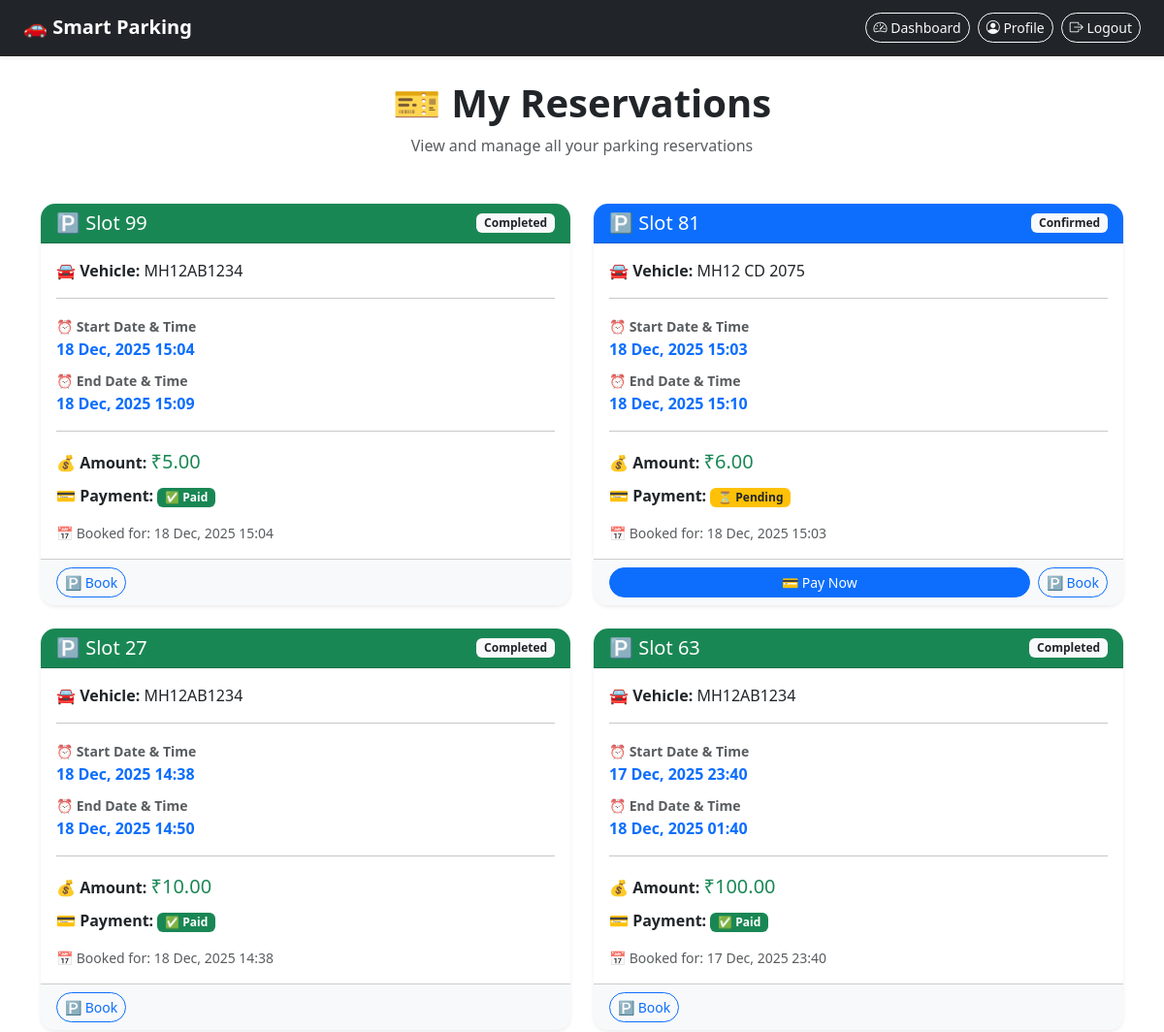
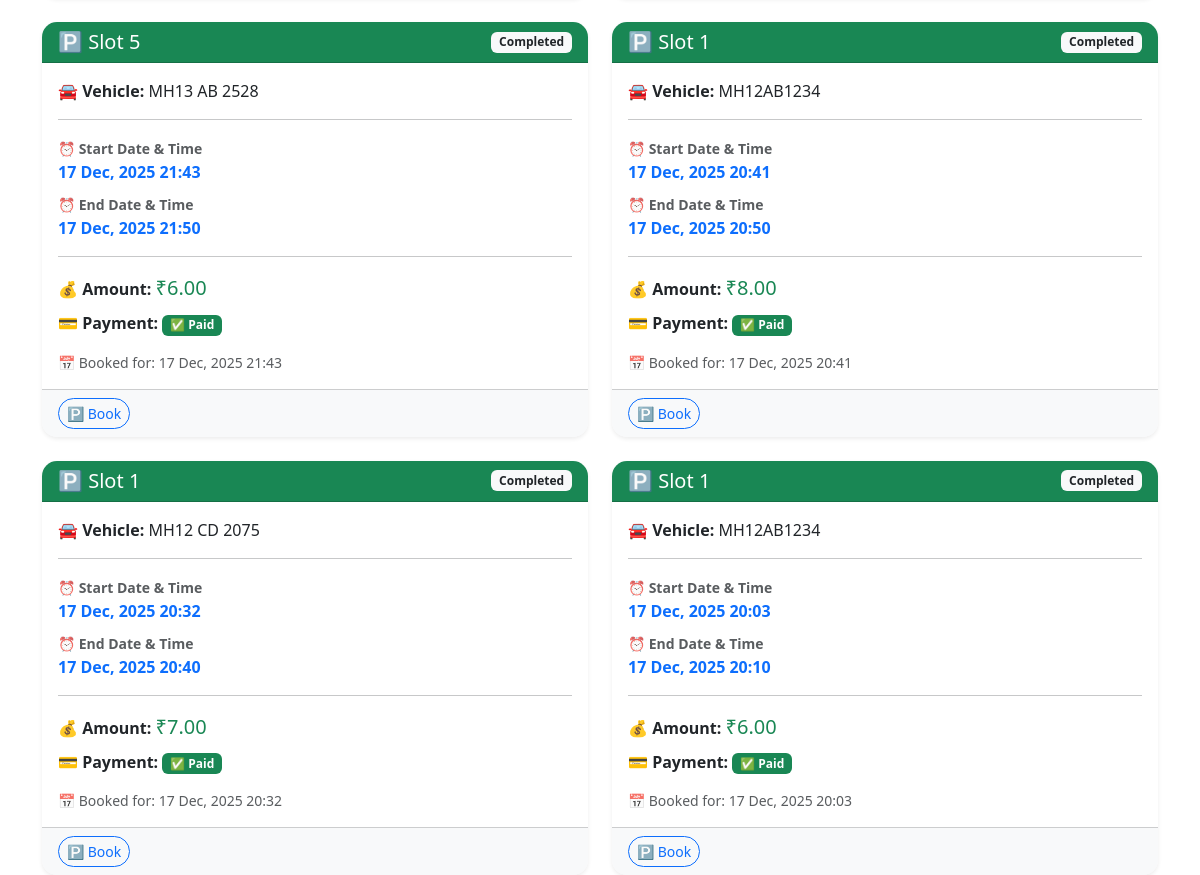
Screenshot of /my-reservations/ (signed in) with the database file from the repository (2 pictures, top to bottom).
### parking_app/models.py (models this page shows, shortened)
class Reservation(models.Model):
    PAYMENT_CHOICES = [
        ('Pending', 'Pending'),
        ('Paid', 'Paid'),
        ('Failed', 'Failed'),
    ]
    STATUS_CHOICES = [
        ('Pending', 'Pending'),
        ('Confirmed', 'Confirmed'),
        ('Cancelled', 'Cancelled'),
        ('Completed', 'Completed'),
        ('Active', 'Active'),
        ('Checked-In', 'Checked-In'),
        ('Over-Parked', 'Over-Parked'),
    ]
    user = models.ForeignKey(User, on_delete=models.CASCADE)
    slot_number = models.CharField(max_length=10)
    vehicle_number = models.CharField(max_length=20)
    vehicle_type = models.CharField(max_length=20, default='car')
    reservation_time = models.DateTimeField(auto_now_add=True)
    start_time = models.DateTimeField(null=True, blank=True)
    end_time = models.DateTimeField(null=True, blank=True)
    actual_checkout_time = models.DateTimeField(null=True, blank=True)
    amount = models.DecimalField(max_digits=7, decimal_places=2, default=0.00)
    over_parking_charges = models.DecimalField(max_digits=7, decimal_places=2, default=0.00)
    payment_status = models.CharField(max_length=10, choices=PAYMENT_CHOICES, default='Pending')
    status = models.CharField(max_length=15, choices=STATUS_CHOICES, default='Pending')
    qr_code = models.CharField(max_length=255, blank=True, null=True)
    created_at = models.DateTimeField(auto_now_add=True)
    checked_in_at = models.DateTimeField(null=True, blank=True)
    is_over_parked = models.BooleanField(default=False)

### parking_app/views.py (the view)
# urls.py: path('my-reservations/', views.my_reservations, name='my_reservations'),
@login_required
def my_reservations(request):
    reservations = Reservation.objects.filter(user=request.user).order_by("-reservation_time")
    return render(request, "parking_app/my_reservations.html", {
        "reservations": reservations,
    })

### parking_app/templates/parking_app/my_reservations.html (shortened to what this page needs)
{% load static %}
<!DOCTYPE html>
<html lang="en">
<head>
  <link rel="stylesheet" href="{% static 'css/style.css' %}">
  <link href="https://cdn.jsdelivr.net/npm/bootstrap@5.3.3/dist/css/bootstrap.min.css" rel="stylesheet">
  <link rel="stylesheet" href="https://cdn.jsdelivr.net/npm/bootstrap-icons@1.11.1/font/bootstrap-icons.css">
</head>
<body>
  <nav class="navbar navbar-expand-lg navbar-dark bg-dark px-4 shadow-sm">
    <a class="navbar-brand fw-bold" href="{% url 'dashboard' %}">🚗 Smart Parking</a>
    <div class="collapse navbar-collapse" id="navbarNav">
      <ul class="navbar-nav ms-auto">
        <li class="nav-item me-2">
          <a class="btn btn-outline-light btn-sm" href="{% url 'dashboard' %}">
            <i class="bi bi-speedometer2"></i> Dashboard
          </a>
        </li>
        <li class="nav-item me-2">
          <a class="btn btn-outline-light btn-sm" href="{% url 'profile' %}">
            <i class="bi bi-person-circle"></i> Profile
          </a>
        </li>
        <li class="nav-item">
          <a class="btn btn-outline-light btn-sm" href="{% url 'logout' %}">
            <i class="bi bi-box-arrow-right"></i> Logout
          </a>
        </li>
      </ul>
    </div>
  </nav>
  <div class="container mt-4">
    <div class="text-center mb-5">
      <h1 class="fw-bold text-dark">🎫 My Reservations</h1>
      <p class="text-muted mt-2">View and manage all your parking reservations</p>
    </div>
    {% if reservations %}
      <div class="row g-4">
        {% for r in reservations %}
          <div class="col-md-6 col-lg-6">
            <div class="card h-100 shadow-sm border-0" style="border-radius: 15px; overflow: hidden;">
              <div class="card-header {% if r.status == 'Completed' %}bg-success{% elif r.status == 'Checked-In' %}bg-info{% elif r.status == 'Confirmed' or r.status == 'Paid' %}bg-primary{% elif r.status == 'Pending' %}bg-warning{% elif r.status == 'Cancelled' %}bg-danger{% endif %} text-white">
                <div class="d-flex justify-content-between align-items-center">
                  <h5 class="mb-0">🅿️ Slot {{ r.slot_number }}</h5>
                  <span class="badge bg-light text-dark">{{ r.status }}</span>
                </div>
              </div>
              <div class="card-body">
                <p class="mb-3"><strong>🚘 Vehicle:</strong> {{ r.vehicle_number }}</p>
                <hr class="my-3">
                <p class="mb-2"><small class="text-muted"><strong>⏰ Start Date & Time</strong></small><br>
                <strong class="text-primary">{{ r.start_time|date:"d M, Y H:i" }}</strong></p>
                <p class="mb-2"><small class="text-muted"><strong>⏰ End Date & Time</strong></small><br>
                <strong class="text-primary">{{ r.end_time|date:"d M, Y H:i" }}</strong></p>
                <hr class="my-3">
                <p class="mb-2"><strong>💰 Amount:</strong> <span class="text-success fs-5">₹{{ r.amount }}</span></p>
                <p class="mb-3"><strong>💳 Payment:</strong>
                  {% if r.payment_status == 'Paid' %}
                    <span class="badge bg-success">✅ Paid</span>
                  {% elif r.payment_status == 'Pending' %}
                    <span class="badge bg-warning text-dark">⏳ Pending</span>
                  {% else %}
                    <span class="badge bg-danger">❌ Failed</span>
                  {% endif %}
                </p>
                <small class="text-muted d-block">📅 Booked for: {{ r.start_time|date:"d M, Y H:i" }}</small>
              </div>
              <div class="card-footer bg-light">
                <div class="d-flex gap-2 flex-wrap">
                  {% if r.status == 'Checked-In' %}
                    <a href="{% url 'check_out' r.id %}" class="btn btn-danger btn-sm flex-grow-1">
                      🚗 Exit
                    </a>
                  {% elif r.payment_status == 'Pending' and r.status == 'Confirmed' %}
                    <a href="{% url 'payment' r.id %}" class="btn btn-primary btn-sm flex-grow-1">
                      💳 Pay Now
                    </a>
                  {% elif r.payment_status == 'Paid' and r.status == 'Confirmed' %}
                    <a href="{% url 'check_in' r.id %}" class="btn btn-success btn-sm flex-grow-1">
                      ✓ Check-In
                    </a>
                  {% endif %}
                  <a href="{% url 'reserve_spot' %}" class="btn btn-outline-primary btn-sm">
                    🅿️ Book
                  </a>
                </div>
              </div>
            </div>
          </div>
        {% endfor %}
      </div>
    {% endif %}
  </div>
</body>
</html>

### parking_app/static/css/style.css (style rules this page uses)
body { font-family: "Poppins", sans-serif; background: #f2f5f9; }
.btn { border-radius: 30px !important; }
.navbar { border-bottom: 2px solid #222; }

### rows the page displays
Reservation: slot_number "99", status "Completed", vehicle_number "MH12AB1234", start_time "18 Dec, 2025 15:04", end_time "18 Dec, 2025 15:09", amount "5.00", payment_status "✅ Paid"
Reservation: slot_number "81", status "Confirmed", vehicle_number "MH12 CD 2075", start_time "18 Dec, 2025 15:03", end_time "18 Dec, 2025 15:10", amount "6.00", payment_status "⏳ Pending"
Reservation: slot_number "27", status "Completed", vehicle_number "MH12AB1234", start_time "18 Dec, 2025 14:38", end_time "18 Dec, 2025 14:50", amount "10.00", payment_status "✅ Paid"
Reservation: slot_number "63", status "Completed", vehicle_number "MH12AB1234", start_time "17 Dec, 2025 23:40", end_time "18 Dec, 2025 01:40", amount "100.00", payment_status "✅ Paid"
Reservation: slot_number "5", status "Completed", vehicle_number "MH13 AB 2528", start_time "17 Dec, 2025 21:43", end_time "17 Dec, 2025 21:50", amount "6.00", payment_status "✅ Paid"
Reservation: slot_number "1", status "Completed", vehicle_number "MH12AB1234", start_time "17 Dec, 2025 20:41", end_time "17 Dec, 2025 20:50", amount "8.00", payment_status "✅ Paid"
Reservation: slot_number "1", status "Completed", vehicle_number "MH12 CD 2075", start_time "17 Dec, 2025 20:32", end_time "17 Dec, 2025 20:40", amount "7.00", payment_status "✅ Paid"
Reservation: slot_number "1", status "Completed", vehicle_number "MH12AB1234", start_time "17 Dec, 2025 20:03", end_time "17 Dec, 2025 20:10", amount "6.00", payment_status "✅ Paid"
